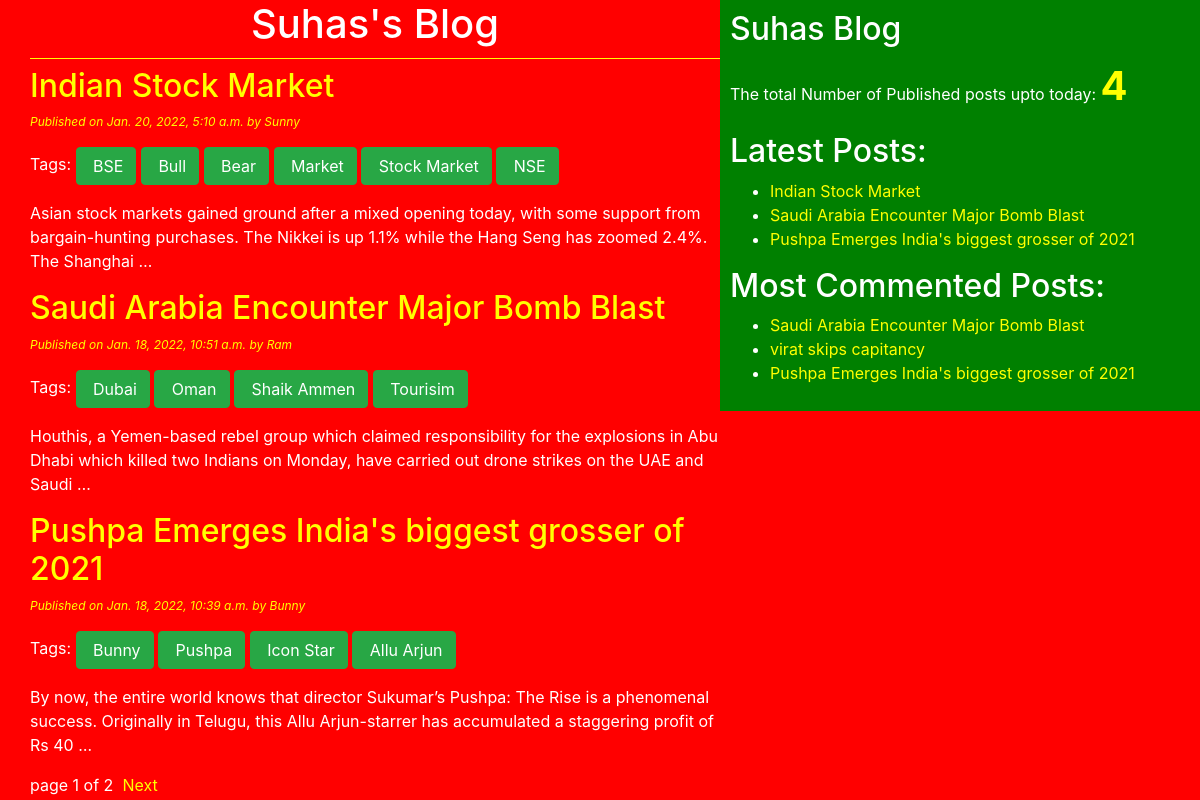
The page / on the database its author committed.
### testapp/models.py (models this page shows, shortened)
class Post(models.Model):
    STATUS_CHOICES=(('draft','Draft'),('published','Published'))
    title=models.CharField(max_length=250)
    slug=models.SlugField(max_length=400)
    author=models.ForeignKey(User,related_name='blog_posts',on_delete=models.CASCADE)
    body=models.TextField()
    publish=models.DateTimeField(default=timezone.now)
    created=models.DateTimeField(auto_now_add=True)
    updated=models.DateTimeField(auto_now=True)
    status=models.CharField(max_length=10,choices=STATUS_CHOICES,default='draft')
    tags=TaggableManager()
    class Meta:
        ordering=('-publish',)
    def get_absolute_url(self):
        return reverse('blog_detail',args=[self.publish.year,self.publish.strftime('%m'),self.publish.strftime('%d'),self.slug])

### testapp/views.py (the view)
# urls.py: path('', views.post_list_view),
def post_list_view(request,tag_slug=None):
    post_list=Post.objects.all()
    tag=None
    if tag_slug:
        tag=get_object_or_404(Tag,slug=tag_slug)
        post_list=post_list.filter(tags__in=[tag])
    paginator=Paginator(post_list,3)
    page_number=request.GET.get('page')
    try:
        post_list=paginator.page(page_number)
    except PageNotAnInteger:
        post_list=paginator.page(1)
    except EmptyPage:
        post_list=paginator.page(paginator.num_pages)
    return render(request,'testapp/post_list.html',{'post_list':post_list,'tag':tag})

### testapp/templatetags/blog_tags.py (called while the page is built)
@register.simple_tag(name='my_tag')
def total_posts():
    return Post.objects.count()

@register.inclusion_tag('testapp/latestpost123.html')
def show_latest_posts():
    latest_posts=Post.objects.order_by('-publish')[:3]
    return {'latest_posts':latest_posts}

@register.simple_tag()
def get_most_commented_posts(count=3):
    return Post.objects.annotate(total_comments=Count('comments')).order_by('-total_comments')[:count]

### templates/testapp/post_list.html (shortened to what this page needs)
<!DOCTYPE html>
{%extends 'testapp/base.html'%}
{%load static%}
{%block body_block%}
<h1>Suhas's Blog</h1>
{%for post in post_list%}
<h2 ><a href="{{post.get_absolute_url}}">{{post.title}}</a></a></h2>
<p id='date'>Published on {{post.publish}} by {{post.author | title}}</p>
<p>Tags:
  {%for tag in post.tags.all%}
  <a href="{%url 'post_list_by_tag_name' tag.slug%}" class="btn btn-success">&nbsp{{tag.name}}</a>
{%endfor%}
  </p>
<p>{{post.body| truncatewords:30|linebreaks}}</p>
{%endfor%}
{%include 'testapp/pagenation.html' with page=post_list%}
{%endblock%}

### templates/testapp/base.html (shortened to what this page needs)
<!DOCTYPE html>
{%load blog_tags%}
{%load static%}
<html lang="en" dir="ltr">
  <head>
    <link rel="stylesheet" href="https://cdn.jsdelivr.net/npm/bootstrap@4.5.3/dist/css/bootstrap.min.css">
<link rel="stylesheet" href="https://cdn.jsdelivr.net/npm/bootstrap@4.5.3/dist/css/bootstrap.min.css">
<link rel="stylesheet" href="{%static "css/blogstyles.css"%}">
  </head>
  <body>
    <div class="content">
      {%block body_block%}
      {%endblock%}
    </div>
    <div class="sidebar">
        <h2>Suhas Blog</h2>
      <p>The total Number of Published posts upto today: <span id="tag">{%my_tag%}</span></p>
      <h2>Latest Posts:</h2>{%show_latest_posts%}
       <h2>Most Commented Posts:</h2>
       {%get_most_commented_posts as most_commented_posts%}
       <ul>
         {%for post in most_commented_posts%}
         <li><a href="{{post.get_absolute_url}}">{{post.title}}</a></li>
         {%endfor%}
       </ul>
</div>
  </body>
</html>

### templates/testapp/pagenation.html (shortened to what this page needs)
<div class="pagination">
  <span>page {{page.number}} of {{page.paginator.num_pages}}</span>&nbsp&nbsp
{%if page.has_next%}
<a href="?page={{page.next_page_number}}">Next</a>
{%endif%}
</div>

### templates/testapp/latestpost123.html
<ul>
  {%for post in latest_posts%}
  <li> <a href="{{post.get_absolute_url}}">{{post.title}}</a></li>
  {%endfor%}
</ul>

### static/css/blogstyles.css (style rules this page uses)
.content { width:60%; float:left; padding: 0 0 0 30px; background: red; height: 100%; }
.sidebar { width: 40%; float: right; padding: 10px; background: green; height: 100% }
h1 { text-align: center; border-bottom: 1px solid yellow; padding-bottom: 10px; }
body { color: white; background: red; }
a { color: yellow; }
#date { color:yellow; font-size: 12px; font-style:italic; }
#tag { font-size: 40px; color:yellow; font-weight: bold; }

### rows shown on the page
Post: title "Indian Stock Market", publish "Jan. 20, 2022, 5:10 a.m.", author "Sunny", body "Asian stock markets gained ground after a mixed opening today, with some support from bargain-hunting purchases. The Nikkei is up 1.1% while the Hang Seng has zoomed 2.4%. The Shanghai …"
Tag: name "BSE"
Tag: name "Bull"
Tag: name "Bear"
Tag: name "Market"
Tag: name "Stock Market"
Tag: name "NSE"
Post: title "Saudi Arabia Encounter Major Bomb Blast", publish "Jan. 18, 2022, 10:51 a.m.", author "Ram", body "Houthis, a Yemen-based rebel group which claimed responsibility for the explosions in Abu Dhabi which killed two Indians on Monday, have carried out drone strikes on the UAE and Saudi …"
Tag: name "Dubai"
Tag: name "Oman"
Tag: name "Shaik Ammen"
Tag: name "Tourisim"
Post: title "Pushpa Emerges India's biggest grosser of 2021", publish "Jan. 18, 2022, 10:39 a.m.", author "Bunny", body "By now, the entire world knows that director Sukumar’s Pushpa: The Rise is a phenomenal success. Originally in Telugu, this Allu Arjun-starrer has accumulated a staggering profit of Rs 40 …"
Tag: name "Bunny"
Tag: name "Pushpa"
Tag: name "Icon Star"
Tag: name "Allu Arjun"
Post: title "virat skips capitancy"

### other values the page prints
{{ page.number }} "1"
{{ page.paginator.num_pages }} "2"
